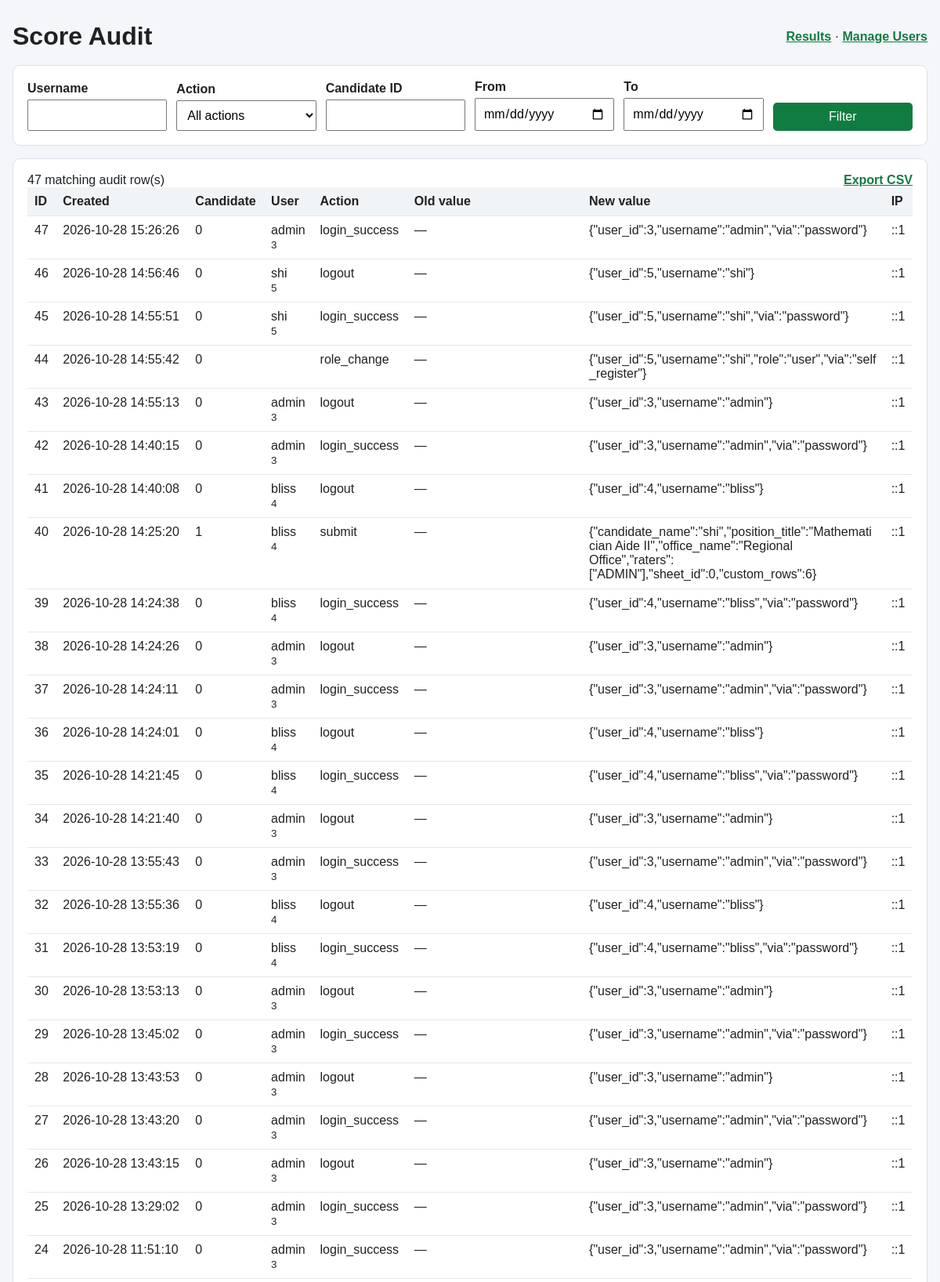
Screenshot of /audit_viewver.php (signed in, upper part) with the database file from the repository.
### tables this page shows
CREATE TABLE `score_audit` (
  `id` int(11) NOT NULL,
  `candidate_id` int(11) NOT NULL,
  `user_id` int(11) DEFAULT NULL,
  `username` varchar(100) DEFAULT NULL,
  `action` enum('submit','edit','delete','role_change','password_reset','login_failure','login_success','logout') NOT NULL,
  `old_value` text DEFAULT NULL,
  `new_value` text DEFAULT NULL,
  `ip` varchar(45) DEFAULT NULL,
  `user_agent` varchar(255) DEFAULT NULL,
  `created_at` timestamp NOT NULL DEFAULT current_timestamp()
);

### audit_viewver.php (the view, shortened to what this page needs)
<?php
require_once __DIR__ . '/db.php';
function audit_viewer_h($value): string {
    return htmlspecialchars((string)$value, ENT_QUOTES, 'UTF-8');
}
function audit_viewer_bind(mysqli_stmt $stmt, string $types, array &$params): void {
    if ($types === '') return;
    $arguments = [$types];
    foreach ($params as &$param) {
        $arguments[] = &$param;
    }
    call_user_func_array([$stmt, 'bind_param'], $arguments);
}
$filters = [
    'username' => trim((string)($_GET['username'] ?? '')),
    'action' => trim((string)($_GET['action'] ?? '')),
    'candidate_id' => trim((string)($_GET['candidate_id'] ?? '')),
    'date_from' => trim((string)($_GET['date_from'] ?? '')),
    'date_to' => trim((string)($_GET['date_to'] ?? '')),
];
$errors = [];
$where = [];
$filterTypes = '';
$filterParams = [];
$whereSql = $where ? ' WHERE ' . implode(' AND ', $where) : '';
$page = filter_var($_GET['page'] ?? 1, FILTER_VALIDATE_INT);
$page = $page === false || $page < 1 ? 1 : $page;
$totalRows = 0;
$rows = [];
if (!$errors) {
    $countStmt = $conn->prepare('SELECT COUNT(*) AS total FROM score_audit' . $whereSql);
    audit_viewer_bind($countStmt, $filterTypes, $filterParams);
    $countStmt->execute();
    $totalRows = (int)$countStmt->get_result()->fetch_assoc()['total'];
    $totalPages = max(1, (int)ceil($totalRows / AUDIT_VIEWER_PAGE_SIZE));
    $page = min($page, $totalPages);
    $offset = ($page - 1) * AUDIT_VIEWER_PAGE_SIZE;
    $queryParams = $filterParams;
    $queryParams[] = AUDIT_VIEWER_PAGE_SIZE;
    $queryParams[] = $offset;
    $stmt = $conn->prepare('SELECT id, candidate_id, user_id, username, `action`, old_value, new_value, ip, user_agent, created_at
        FROM score_audit' . $whereSql . ' ORDER BY created_at DESC, id DESC LIMIT ? OFFSET ?');
    audit_viewer_bind($stmt, $filterTypes . 'ii', $queryParams);
    $stmt->execute();
    $rows = $stmt->get_result()->fetch_all(MYSQLI_ASSOC);
}
$queryFilters = array_filter($filters, static fn(string $value): bool => $value !== '');
$csvUrl = '?' . http_build_query($queryFilters + ['export' => 'csv']);
function audit_viewer_value(?string $value): string {
    if ($value === null || $value === '') return '—';
    $length = mb_strlen($value);
    $preview = $length > 180 ? mb_substr($value, 0, 180) . '…' : $value;
    $html = '<span>' . audit_viewer_h($preview) . '</span>';
    if ($length > 180) {
        $html .= '<details><summary>Show more</summary><div>' . nl2br(audit_viewer_h($value)) . '</div></details>';
    }
    return $html;
}
?>
<!DOCTYPE html>
<html lang="en">
<head>
</head>
<body>
<main>
    <header>
        <h1>Score Audit</h1>
        <nav><a href="results_2.php">Results</a> · <a href="manage_users.php">Manage Users</a></nav>
    </header>
    <section class="card">
        <form method="get" class="filters">
            <div><label for="username">Username</label><input id="username" name="username" maxlength="100" value="<?php echo audit_viewer_h($filters['username']); ?>"></div>
            <div><label for="action">Action</label><select id="action" name="action">
                <option value="">All actions</option>
            </select></div>
            <div><label for="candidate_id">Candidate ID</label><input id="candidate_id" name="candidate_id" inputmode="numeric" value="<?php echo audit_viewer_h($filters['candidate_id']); ?>"></div>
            <div><label for="date_from">From</label><input type="date" id="date_from" name="date_from" value="<?php echo audit_viewer_h($filters['date_from']); ?>"></div>
            <div><label for="date_to">To</label><input type="date" id="date_to" name="date_to" value="<?php echo audit_viewer_h($filters['date_to']); ?>"></div>
            <div><button type="submit">Filter</button></div>
        </form>
    </section>
    <?php if (!$errors): ?>
        <section class="card">
            <div class="actions"><span><?php echo $totalRows; ?> matching audit row(s)</span><a href="<?php echo audit_viewer_h($csvUrl); ?>">Export CSV</a></div>
            <div class="table-scroll">
                <table>
                    <thead><tr><th>ID</th><th>Created</th><th>Candidate</th><th>User</th><th>Action</th><th>Old value</th><th>New value</th><th>IP</th></tr></thead>
                    <tbody>
                    <?php foreach ($rows as $row): ?>
                        <tr>
                            <td><?php echo (int)$row['id']; ?></td>
                            <td><?php echo audit_viewer_h($row['created_at']); ?></td>
                            <td><?php echo (int)$row['candidate_id']; ?></td>
                            <td><?php echo audit_viewer_h($row['username'] ?? ''); ?><br><small><?php echo $row['user_id'] === null ? '' : (int)$row['user_id']; ?></small></td>
                            <td><?php echo audit_viewer_h($row['action']); ?></td>
                            <td class="details"><?php echo audit_viewer_value($row['old_value']); ?></td>
                            <td class="details"><?php echo audit_viewer_value($row['new_value']); ?></td>
                            <td><?php echo audit_viewer_h($row['ip'] ?? ''); ?></td>
                        </tr>
                    <?php endforeach; ?>
                    </tbody>
                </table>
            </div>
        </section>
    <?php endif; ?>
</main>
</body>
</html>

### audit_viewver.php (style rules this page uses)
* { box-sizing: border-box; }
body { margin: 0; padding: 28px 16px; background: #f4f6f9; color: #202124; font-family: Arial, Helvetica, sans-serif; }
main { max-width: 1400px; margin: 0 auto; }
header, .actions { display: flex; justify-content: space-between; align-items: center; gap: 12px; flex-wrap: wrap; }
header { margin-bottom: 18px; }
h1 { margin: 0; }
a { color: #107c41; font-weight: 700; }
.card { padding: 18px; margin-bottom: 16px; background: #fff; border: 1px solid #dce1e7; border-radius: 9px; }
.filters { display: grid; grid-template-columns: repeat(auto-fit, minmax(170px, 1fr)); gap: 12px; align-items: end; }
label { display: block; margin-bottom: 5px; font-weight: 700; }
input, select, button { width: 100%; padding: 9px; font: inherit; }
button { border: 0; border-radius: 5px; background: #107c41; color: #fff; cursor: pointer; }
.table-scroll { overflow-x: auto; }
table { width: 100%; border-collapse: collapse; background: #fff; }
th, td { padding: 9px; border-bottom: 1px solid #e4e8ed; text-align: left; vertical-align: top; }
th { background: #f1f4f6; }
td.details { min-width: 220px; max-width: 380px; overflow-wrap: anywhere; }

### rows the page displays
score_audit: id "47", created_at "2026-10-28 15:26:26", candidate "0", username "admin", user "3", action "login_success", old_value "—", new_value "{\"user_id\":3,\"username\":\"admin\",\"via\":\"password\"}", ip "::1"
score_audit: id "46", created_at "2026-10-28 14:56:46", candidate "0", username "shi", user "5", action "logout", old_value "—", new_value "{\"user_id\":5,\"username\":\"shi\"}", ip "::1"
score_audit: id "45", created_at "2026-10-28 14:55:51", candidate "0", username "shi", user "5", action "login_success", old_value "—", new_value "{\"user_id\":5,\"username\":\"shi\",\"via\":\"password\"}", ip "::1"
score_audit: id "44", created_at "2026-10-28 14:55:42", candidate "0", action "role_change", old_value "—", new_value "{\"user_id\":5,\"username\":\"shi\",\"role\":\"user\",\"via\":\"self_register\"}", ip "::1"
score_audit: id "43", created_at "2026-10-28 14:55:13", candidate "0", username "admin", user "3", action "logout", old_value "—", new_value "{\"user_id\":3,\"username\":\"admin\"}", ip "::1"
score_audit: id "42", created_at "2026-10-28 14:40:15", candidate "0", username "admin", user "3", action "login_success", old_value "—", new_value "{\"user_id\":3,\"username\":\"admin\",\"via\":\"password\"}", ip "::1"
score_audit: id "41", created_at "2026-10-28 14:40:08", candidate "0", username "bliss", user "4", action "logout", old_value "—", new_value "{\"user_id\":4,\"username\":\"bliss\"}", ip "::1"
score_audit: id "40", created_at "2026-10-28 14:25:20", candidate "1", username "bliss", user "4", action "submit", old_value "—", new_value "{\"candidate_name\":\"shi\",\"position_title\":\"Mathematician Aide II\",\"office_name\":\"Regional Office\",\"raters\":[\"ADMIN\"],\"sheet_id\":0,\"custom_rows\":6}", ip "::1"
score_audit: id "39", created_at "2026-10-28 14:24:38", candidate "0", username "bliss", user "4", action "login_success", old_value "—", new_value "{\"user_id\":4,\"username\":\"bliss\",\"via\":\"password\"}", ip "::1"
score_audit: id "38", created_at "2026-10-28 14:24:26", candidate "0", username "admin", user "3", action "logout", old_value "—", new_value "{\"user_id\":3,\"username\":\"admin\"}", ip "::1"
score_audit: id "37", created_at "2026-10-28 14:24:11", candidate "0", username "admin", user "3", action "login_success", old_value "—", new_value "{\"user_id\":3,\"username\":\"admin\",\"via\":\"password\"}", ip "::1"
score_audit: id "36", created_at "2026-10-28 14:24:01", candidate "0", username "bliss", user "4", action "logout", old_value "—", new_value "{\"user_id\":4,\"username\":\"bliss\"}", ip "::1"
score_audit: id "35", created_at "2026-10-28 14:21:45", candidate "0", username "bliss", user "4", action "login_success", old_value "—", new_value "{\"user_id\":4,\"username\":\"bliss\",\"via\":\"password\"}", ip "::1"
score_audit: id "34", created_at "2026-10-28 14:21:40", candidate "0", username "admin", user "3", action "logout", old_value "—", new_value "{\"user_id\":3,\"username\":\"admin\"}", ip "::1"
score_audit: id "33", created_at "2026-10-28 13:55:43", candidate "0", username "admin", user "3", action "login_success", old_value "—", new_value "{\"user_id\":3,\"username\":\"admin\",\"via\":\"password\"}", ip "::1"
score_audit: id "32", created_at "2026-10-28 13:55:36", candidate "0", username "bliss", user "4", action "logout", old_value "—", new_value "{\"user_id\":4,\"username\":\"bliss\"}", ip "::1"
score_audit: id "31", created_at "2026-10-28 13:53:19", candidate "0", username "bliss", user "4", action "login_success", old_value "—", new_value "{\"user_id\":4,\"username\":\"bliss\",\"via\":\"password\"}", ip "::1"
score_audit: id "30", created_at "2026-10-28 13:53:13", candidate "0", username "admin", user "3", action "logout", old_value "—", new_value "{\"user_id\":3,\"username\":\"admin\"}", ip "::1"
score_audit: id "29", created_at "2026-10-28 13:45:02", candidate "0", username "admin", user "3", action "login_success", old_value "—", new_value "{\"user_id\":3,\"username\":\"admin\",\"via\":\"password\"}", ip "::1"
score_audit: id "28", created_at "2026-10-28 13:43:53", candidate "0", username "admin", user "3", action "logout", old_value "—", new_value "{\"user_id\":3,\"username\":\"admin\"}", ip "::1"
score_audit: id "27", created_at "2026-10-28 13:43:20", candidate "0", username "admin", user "3", action "login_success", old_value "—", new_value "{\"user_id\":3,\"username\":\"admin\",\"via\":\"password\"}", ip "::1"
score_audit: id "26", created_at "2026-10-28 13:43:15", candidate "0", username "admin", user "3", action "logout", old_value "—", new_value "{\"user_id\":3,\"username\":\"admin\"}", ip "::1"
score_audit: id "25", created_at "2026-10-28 13:29:02", candidate "0", username "admin", user "3", action "login_success", old_value "—", new_value "{\"user_id\":3,\"username\":\"admin\",\"via\":\"password\"}", ip "::1"
score_audit: id "24", created_at "2026-10-28 11:51:10", candidate "0", username "admin", user "3", action "login_success", old_value "—", new_value "{\"user_id\":3,\"username\":\"admin\",\"via\":\"password\"}", ip "::1"

### other values shown
$totalRows "47"
